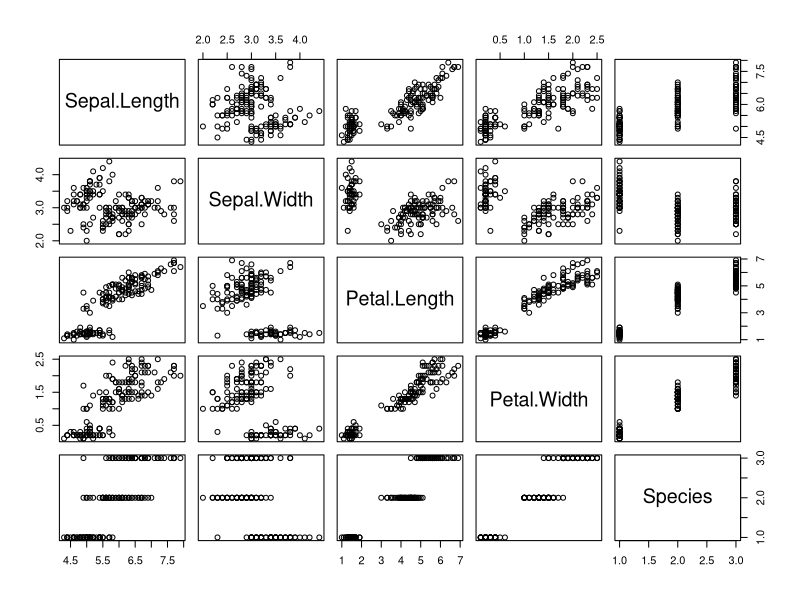
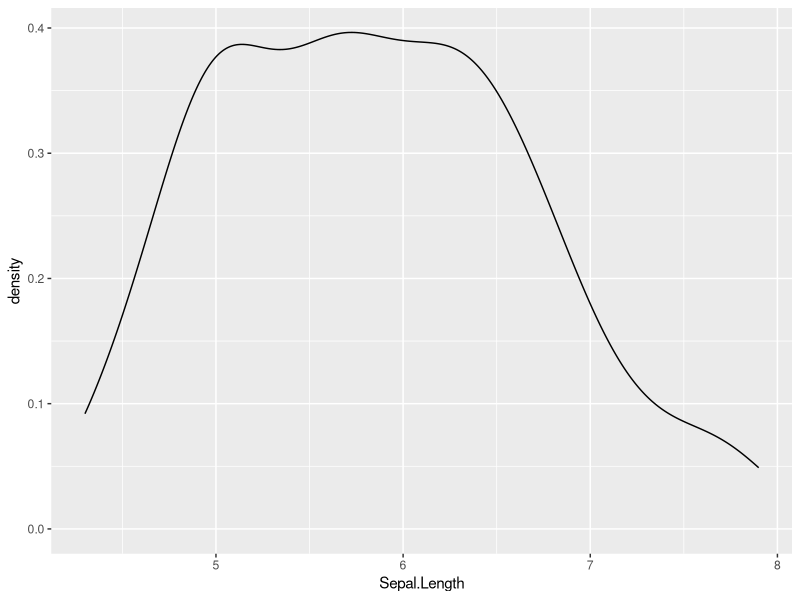

Source code (R) for these figures, in order:
## ---- chunk 1
knitr::opts_chunk$set(fig.align = "center", warning = FALSE, message = FALSE)
## ---- chunk 2
iris
## ---- chunk 3
plot(iris)
## ---- chunk 4
library(tidyverse)
iris %>% 
  ggplot(aes(x = Sepal.Length)) +
  geom_density()
